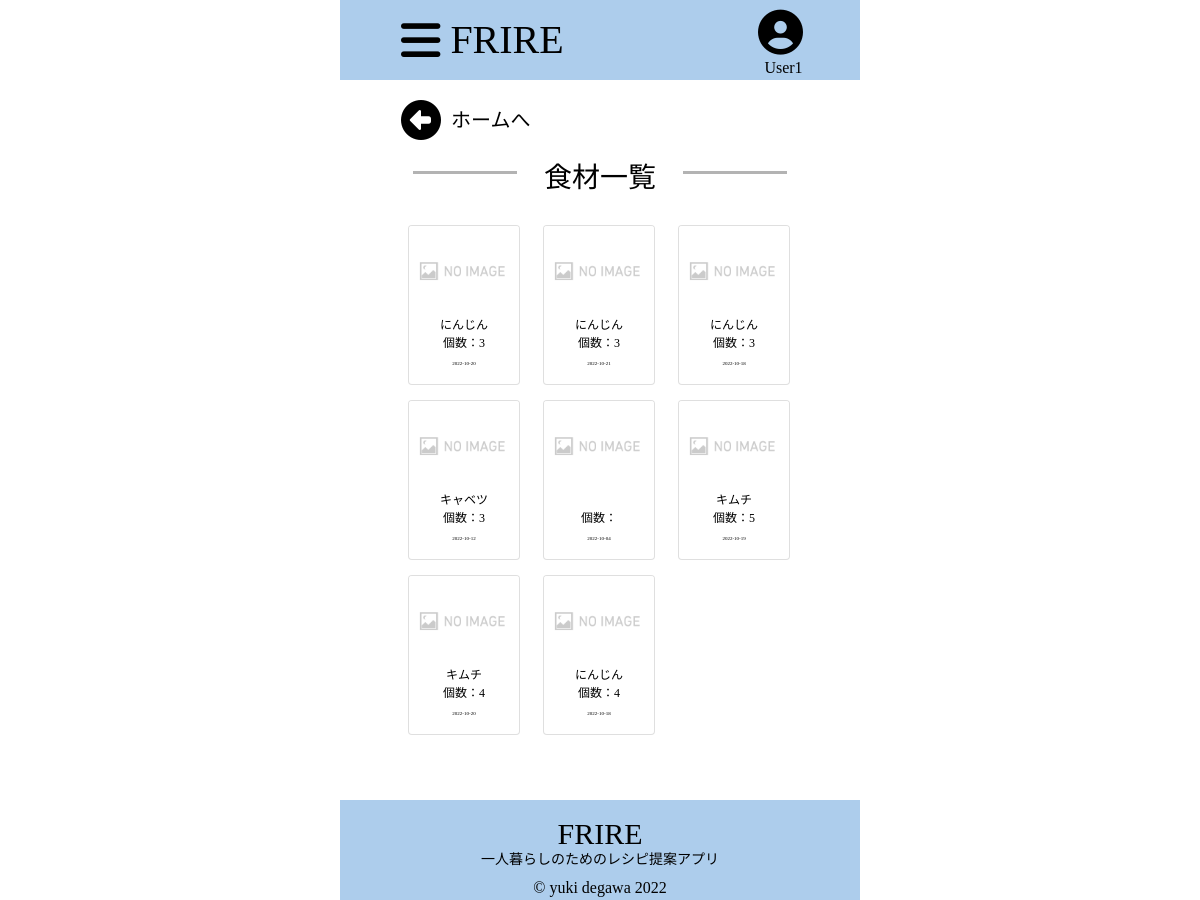
Screenshot of /fridgeItem with the database file from the repository.
### app.py (models this page shows)
class FridgeItem(db.Model):
  id = db.Column(db.Integer, primary_key=True, autoincrement=True)
  itemName = db.Column(db.String(30), nullable=False)
  itemNum = db.Column(db.Integer, nullable=False)
  itemCost = db.Column(db.Integer)
  expiryDate = db.Column(db.DateTime, nullable=False)

### app.py (the view, shortened to what this page needs)
@app.route('/fridgeItem', methods=['GET','POST'])
def fridgeItem():
  if request.method == 'GET':
    posts = FridgeItem.query.all()
    return render_template('fridgeItem.html', posts=posts)

### templates/fridgeItem.html
{% extends 'base.html' %}
{% block head %}
<link rel="stylesheet" href="static/css/fridgeItem.css">
{% endblock %}
{% block body %}
<h2 class="page-menu-title">食材一覧</h2>
<div class="cards">
  {% for post in posts %}
  <div class="card" style="width: 7rem; height: 10rem;">
    <img src="static/imgs/Noimg.png" class="card-img-top" alt="">
    <div class="card-body">
      <p class="card-text text-center" style="font-size: 12px;">{{ post.itemName }}<br>個数：{{ post.itemNum }}<br><span style="font-size: 5px;">{{ post.expiryDate.date() }}</span></p>
    </div>
  </div>
  {% endfor %}
</div>
{% endblock %}

### templates/base.html (shortened to what this page needs)
<!DOCTYPE html>
<html lang="ja">
<head>
  <link rel="stylesheet" href="static/css/reset.css">
  <link rel="stylesheet" href="{{ url_for('static', filename='css/bootstrap.min.css')}}">
  <link rel="stylesheet" href="static/css/style.css">
  {% block head %}{% endblock%}
</head>
<body>
  <header>
    <div class="header">
      <div class="wrapper">
        <div class="nav-left">
          <i class="fa-solid fa-bars"></i>
          <h1 class="page-title"><span>FRIRE</span></h1>
        </div>
        <div class="nav-right">
          <a href=""><i class="fa-solid fa-circle-user"></i></a>
          <p>User1</p>
        </div>
      </div>
    </div>
  </header>
  <nav class="wrapper">
    <a href="/"><i class="fa-solid fa-circle-left"></i></a>
    <p>ホームへ</p>
  </nav>
  {% block body %}{% endblock%}
  <footer>
    <div class="wrapper">
      <h1 class="page-title"><span>FRIRE</span><br>一人暮らしのためのレシピ提案アプリ</h1>
      <p class="copyright">© yuki degawa 2022</p>
    </div>
  </footer>
</body>
</html>

### static/css/style.css (style rules this page uses)
html { font-size: 100%; }
body { color: black; width: 520px; margin: 0 auto; font-family: "Hiragino Kaku Gothic ProN"; }
a { text-decoration: none; color: black; }
.wrapper { max-width: 450px; padding: 0 16px; margin: 0 auto; }
header { width: 100%; height: 100px; }
.header { background-color: #adcdec; width: 520px; height: 80px; position: fixed; z-index: 100; }
header .wrapper { display: flex; justify-content: space-between; position: fixed; z-index: 100; top: 0; left: 0; right: 0; }
header .nav-left { display: flex; }
header .nav-right p { margin: 0; text-align: center; }
.page-title { font-size: 18px; color: black; text-align: center; padding: 16px 0; }
.page-title span { font-size: 40px; }
.fa-circle-user { font-size: 45px; margin: 10px 6px 0 0; }
.fa-bars { font-size: 45px; margin: 18px 10px 18px 10px; }
nav { display: flex; }
nav.wrapper { margin-bottom: 10px; }
.fa-circle-left { font-size: 40px; margin-left: 10px; }
nav p { font-size: 20px; margin-left: 10px; padding-top: 5px; }
.page-menu-title { position: relative; font-size: 28px; text-align: center; margin-bottom: 30px; }
.page-menu-title::before, .page-menu-title::after { position: absolute; content: ""; border-top: 3px solid rgb(179, 179, 179); width: calc(100% * 0.2); }
.page-menu-title::before { top: 10px; left: calc(100% * 0.14) }
.page-menu-title::after { top: 10px; right: calc(100% * 0.14) }
footer { background-color: #adcdec; width: 100%; height: 100px; }
footer .page-title { font-size: 14px; padding: 16px 0 0 0; }
footer .page-title span { font-size: 30px; }
footer .copyright { margin: 0; text-align: center; }

### static/css/fridgeItem.css (style rules this page uses)
.cards { display: flex; justify-content: flex-start; flex-wrap: wrap; max-width: calc(100% * 0.8); padding: 0 16px; margin: 0 auto 50px auto; }
.card { margin-right: 6%; margin-bottom: 15px; }
.card:nth-child(3n) { margin-right: 0; }
.card-img-top { object-fit: cover; width: 110px; height: 90px; }
.card-body { height: 60px; padding-top: 0px; }

### rows the page displays
FridgeItem: itemName "にんじん", itemNum "3"
FridgeItem: itemName "にんじん", itemNum "3"
FridgeItem: itemName "にんじん", itemNum "3"
FridgeItem: itemName "キャベツ", itemNum "3"
FridgeItem: itemName "キムチ", itemNum "5"
FridgeItem: itemName "キムチ", itemNum "4"
FridgeItem: itemName "にんじん", itemNum "4"
